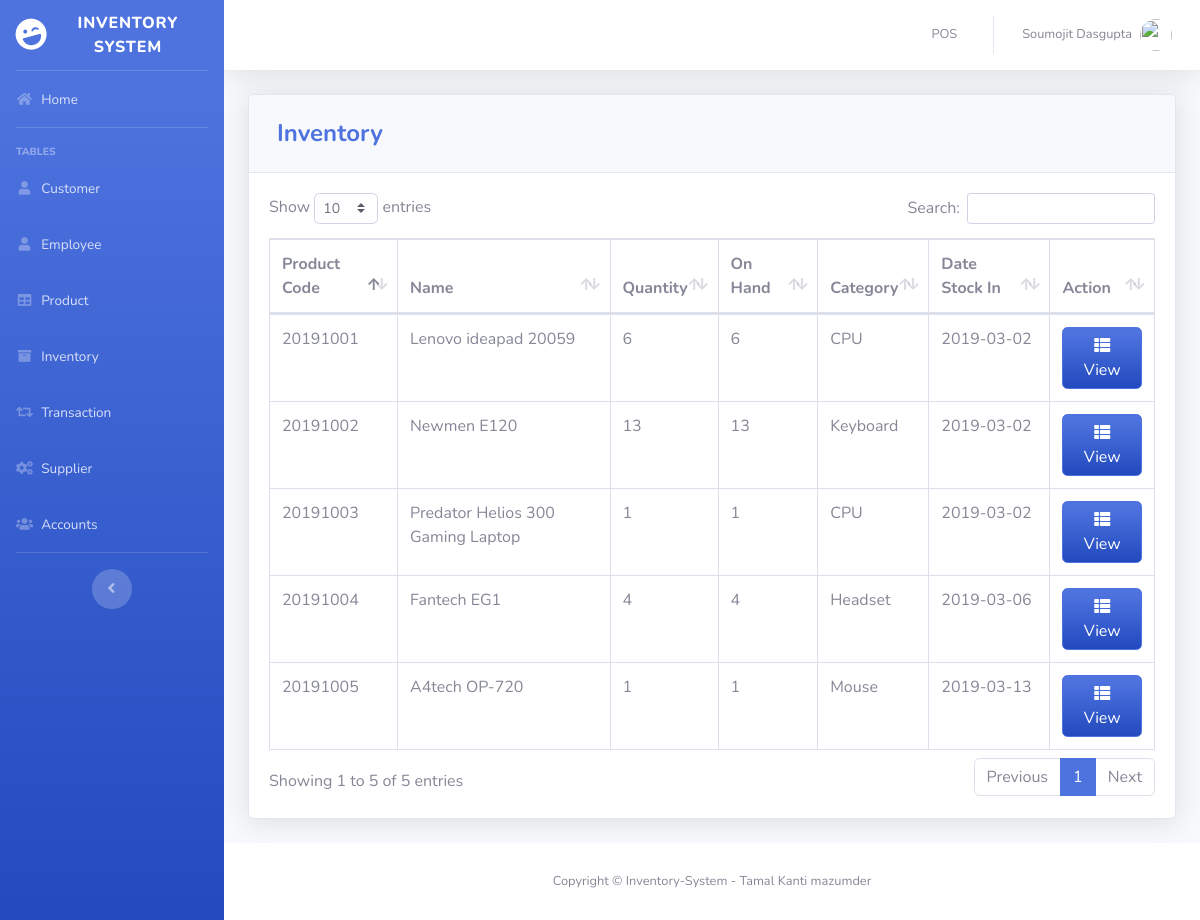
Page /pages/inventory.php (signed in) on the committed database.
### tables this page shows
CREATE TABLE `product` (
  `PRODUCT_ID` int(11) NOT NULL,
  `PRODUCT_CODE` varchar(20) NOT NULL,
  `NAME` varchar(50) DEFAULT NULL,
  `DESCRIPTION` varchar(250) NOT NULL,
  `QTY_STOCK` int(50) DEFAULT NULL,
  `ON_HAND` int(250) NOT NULL,
  `PRICE` int(50) DEFAULT NULL,
  `CATEGORY_ID` int(11) DEFAULT NULL,
  `SUPPLIER_ID` int(11) DEFAULT NULL,
  `DATE_STOCK_IN` varchar(50) NOT NULL
);

CREATE TABLE `category` (
  `CATEGORY_ID` int(11) NOT NULL,
  `CNAME` varchar(50) DEFAULT NULL
);

### pages/inventory.php (the view, shortened to what this page needs)
<?php
include'../includes/connection.php';
include'../includes/sidebar.php';
?>
            <div class="card shadow mb-4">
            <div class="card-header py-3">
              <h4 class="m-2 font-weight-bold text-primary">Inventory</h4>
            </div>
            <div class="card-body">
              <div class="table-responsive">
                <table class="table table-bordered" id="dataTable" width="100%" cellspacing="0">
               <thead>
                   <tr>
                     <th>Product Code</th>
                     <th>Name</th>
                     <th>Quantity</th>
                     <th>On Hand</th>
                     <th>Category</th>
                     <th>Date Stock In</th>
                     <th>Action</th>
                   </tr>
               </thead>
          <tbody>
<?php
    $query = 'SELECT PRODUCT_ID, PRODUCT_CODE, NAME, COUNT(`QTY_STOCK`) AS "QTY_STOCK", COUNT(`ON_HAND`) AS "ON_HAND", CNAME, DATE_STOCK_IN FROM product p join category c on p.CATEGORY_ID=c.CATEGORY_ID GROUP BY PRODUCT_CODE';
        $result = mysqli_query($db, $query) or die (mysqli_error($db));
            while ($row = mysqli_fetch_assoc($result)) {
                echo '<tr>';
                echo '<td>'. $row['PRODUCT_CODE'].'</td>';
                echo '<td>'. $row['NAME'].'</td>';
                echo '<td>'. $row['QTY_STOCK'].'</td>';
                echo '<td>'. $row['ON_HAND'].'</td>';
                echo '<td>'. $row['CNAME'].'</td>';
                echo '<td>'. $row['DATE_STOCK_IN'].'</td>';
                      echo '<td align="right">
                              <a type="button" class="btn btn-primary bg-gradient-primary" href="inv_searchfrm.php?action=edit & id='.$row['PRODUCT_CODE'] . '"><i class="fas fa-fw fa-th-list"></i> View</a>
                          </div> </td>';
                        }
?>
                        </div>
                    </div>
<?php
include'../includes/footer.php';
?>

### rows in the picture
product: PRODUCT_CODE "20191001", NAME "Lenovo ideapad 20059", QTY_STOCK "6", ON_HAND "6", CATEGORY_ID.CNAME "CPU", DATE_STOCK_IN "2019-03-02"
product: PRODUCT_CODE "20191002", NAME "Newmen E120", QTY_STOCK "13", ON_HAND "13", CATEGORY_ID.CNAME "Keyboard", DATE_STOCK_IN "2019-03-02"
product: PRODUCT_CODE "20191003", NAME "Predator Helios 300 Gaming Laptop", QTY_STOCK "1", ON_HAND "1", CATEGORY_ID.CNAME "CPU", DATE_STOCK_IN "2019-03-02"
product: PRODUCT_CODE "20191004", NAME "Fantech EG1", QTY_STOCK "4", ON_HAND "4", CATEGORY_ID.CNAME "Headset", DATE_STOCK_IN "2019-03-06"
product: PRODUCT_CODE "20191005", NAME "A4tech OP-720", QTY_STOCK "1", ON_HAND "1", CATEGORY_ID.CNAME "Mouse", DATE_STOCK_IN "2019-03-13"

### other values in the picture
$_SESSION['FIRST_NAME'] "Soumojit"
$_SESSION['LAST_NAME'] "Dasgupta"
